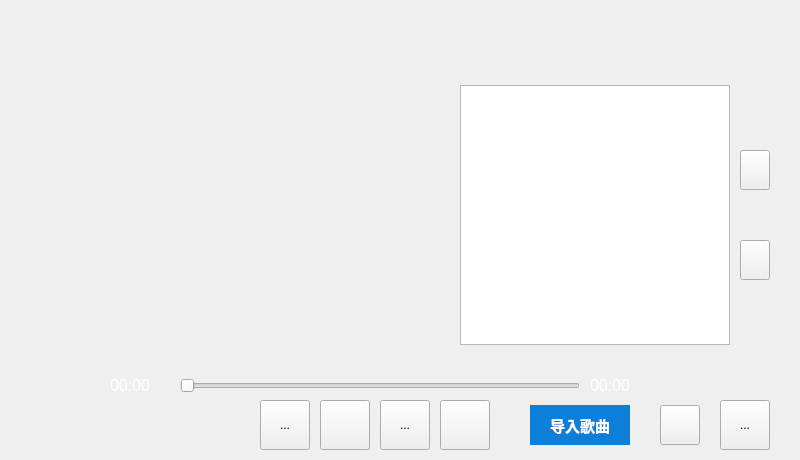
<?xml version="1.0" encoding="UTF-8"?>
<ui version="4.0">
 <class>MainWindow</class>
 <widget class="QMainWindow" name="MainWindow">
  <property name="geometry">
   <rect>
    <x>0</x>
    <y>0</y>
    <width>800</width>
    <height>460</height>
   </rect>
  </property>
  <property name="windowTitle">
   <string>MainWindow</string>
  </property>
  <widget class="QWidget" name="centralwidget">
   <widget class="QSlider" name="progresslSlider">
    <property name="geometry">
     <rect>
      <x>180</x>
      <y>375</y>
      <width>400</width>
      <height>22</height>
     </rect>
    </property>
    <property name="orientation">
     <enum>Qt::Horizontal</enum>
    </property>
   </widget>
   <widget class="QToolButton" name="stopButton">
    <property name="geometry">
     <rect>
      <x>440</x>
      <y>400</y>
      <width>50</width>
      <height>50</height>
     </rect>
    </property>
    <property name="text">
     <string/>
    </property>
   </widget>
   <widget class="QLabel" name="currentTimeLabel">
    <property name="geometry">
     <rect>
      <x>110</x>
      <y>370</y>
      <width>70</width>
      <height>30</height>
     </rect>
    </property>
    <property name="palette">
     <palette>
      <active>
       <colorrole role="WindowText">
        <brush brushstyle="SolidPattern">
         <color alpha="255">
          <red>255</red>
          <green>255</green>
          <blue>255</blue>
         </color>
        </brush>
       </colorrole>
      </active>
      <inactive>
       <colorrole role="WindowText">
        <brush brushstyle="SolidPattern">
         <color alpha="255">
          <red>255</red>
          <green>255</green>
          <blue>255</blue>
         </color>
        </brush>
       </colorrole>
      </inactive>
      <disabled>
       <colorrole role="WindowText">
        <brush brushstyle="SolidPattern">
         <color alpha="255">
          <red>120</red>
          <green>120</green>
          <blue>120</blue>
         </color>
        </brush>
       </colorrole>
      </disabled>
     </palette>
    </property>
    <property name="font">
     <font>
      <pointsize>12</pointsize>
     </font>
    </property>
    <property name="text">
     <string>00:00</string>
    </property>
   </widget>
   <widget class="QToolButton" name="volumnButton">
    <property name="geometry">
     <rect>
      <x>660</x>
      <y>405</y>
      <width>40</width>
      <height>40</height>
     </rect>
    </property>
    <property name="text">
     <string/>
    </property>
   </widget>
   <widget class="QLabel" name="totalTImeLabel">
    <property name="geometry">
     <rect>
      <x>590</x>
      <y>370</y>
      <width>70</width>
      <height>30</height>
     </rect>
    </property>
    <property name="palette">
     <palette>
      <active>
       <colorrole role="WindowText">
        <brush brushstyle="SolidPattern">
         <color alpha="255">
          <red>255</red>
          <green>255</green>
          <blue>255</blue>
         </color>
        </brush>
       </colorrole>
      </active>
      <inactive>
       <colorrole role="WindowText">
        <brush brushstyle="SolidPattern">
         <color alpha="255">
          <red>255</red>
          <green>255</green>
          <blue>255</blue>
         </color>
        </brush>
       </colorrole>
      </inactive>
      <disabled>
       <colorrole role="WindowText">
        <brush brushstyle="SolidPattern">
         <color alpha="255">
          <red>120</red>
          <green>120</green>
          <blue>120</blue>
         </color>
        </brush>
       </colorrole>
      </disabled>
     </palette>
    </property>
    <property name="font">
     <font>
      <pointsize>12</pointsize>
     </font>
    </property>
    <property name="text">
     <string>00:00</string>
    </property>
   </widget>
   <widget class="QToolButton" name="playButton">
    <property name="geometry">
     <rect>
      <x>320</x>
      <y>400</y>
      <width>50</width>
      <height>50</height>
     </rect>
    </property>
    <property name="text">
     <string/>
    </property>
   </widget>
   <widget class="QToolButton" name="preButton">
    <property name="geometry">
     <rect>
      <x>260</x>
      <y>400</y>
      <width>50</width>
      <height>50</height>
     </rect>
    </property>
    <property name="text">
     <string>...</string>
    </property>
    <property name="icon">
     <iconset theme="mytheme">
      <normaloff>../../MCIPlayer-master</normaloff>../../MCIPlayer-master</iconset>
    </property>
   </widget>
   <widget class="QToolButton" name="upButton">
    <property name="geometry">
     <rect>
      <x>740</x>
      <y>150</y>
      <width>30</width>
      <height>40</height>
     </rect>
    </property>
    <property name="text">
     <string/>
    </property>
   </widget>
   <widget class="QListWidget" name="listWidget">
    <property name="geometry">
     <rect>
      <x>460</x>
      <y>85</y>
      <width>270</width>
      <height>260</height>
     </rect>
    </property>
    <property name="font">
     <font>
      <pointsize>10</pointsize>
      <weight>50</weight>
      <bold>false</bold>
     </font>
    </property>
    <property name="flow">
     <enum>QListView::TopToBottom</enum>
    </property>
    <property name="layoutMode">
     <enum>QListView::SinglePass</enum>
    </property>
    <property name="viewMode">
     <enum>QListView::ListMode</enum>
    </property>
   </widget>
   <widget class="QToolButton" name="downButton">
    <property name="geometry">
     <rect>
      <x>740</x>
      <y>240</y>
      <width>30</width>
      <height>40</height>
     </rect>
    </property>
    <property name="text">
     <string/>
    </property>
   </widget>
   <widget class="QToolButton" name="nextButton">
    <property name="geometry">
     <rect>
      <x>380</x>
      <y>400</y>
      <width>50</width>
      <height>50</height>
     </rect>
    </property>
    <property name="text">
     <string>...</string>
    </property>
    <property name="icon">
     <iconset theme="mytheme">
      <normaloff>../../MCIPlayer-master</normaloff>../../MCIPlayer-master</iconset>
    </property>
   </widget>
   <widget class="QLabel" name="label_circle">
    <property name="geometry">
     <rect>
      <x>130</x>
      <y>100</y>
      <width>200</width>
      <height>200</height>
     </rect>
    </property>
    <property name="text">
     <string/>
    </property>
   </widget>
   <widget class="QLabel" name="label_singer">
    <property name="geometry">
     <rect>
      <x>10</x>
      <y>370</y>
      <width>80</width>
      <height>80</height>
     </rect>
    </property>
    <property name="text">
     <string/>
    </property>
   </widget>
   <widget class="QLabel" name="label_title">
    <property name="geometry">
     <rect>
      <x>0</x>
      <y>0</y>
      <width>420</width>
      <height>40</height>
     </rect>
    </property>
    <property name="text">
     <string/>
    </property>
   </widget>
   <widget class="QLabel" name="label_singlist">
    <property name="geometry">
     <rect>
      <x>502</x>
      <y>45</y>
      <width>186</width>
      <height>40</height>
     </rect>
    </property>
    <property name="text">
     <string/>
    </property>
   </widget>
   <widget class="QToolButton" name="modeBotton">
    <property name="geometry">
     <rect>
      <x>720</x>
      <y>400</y>
      <width>50</width>
      <height>50</height>
     </rect>
    </property>
    <property name="text">
     <string>...</string>
    </property>
    <property name="icon">
     <iconset theme="mytheme">
      <normaloff>../../MCIPlayer-master</normaloff>../../MCIPlayer-master</iconset>
    </property>
   </widget>
   <widget class="QToolButton" name="loadFileButton">
    <property name="geometry">
     <rect>
      <x>530</x>
      <y>405</y>
      <width>100</width>
      <height>40</height>
     </rect>
    </property>
    <property name="palette">
     <palette>
      <active>
       <colorrole role="WindowText">
        <brush brushstyle="SolidPattern">
         <color alpha="255">
          <red>0</red>
          <green>0</green>
          <blue>0</blue>
         </color>
        </brush>
       </colorrole>
       <colorrole role="Button">
        <brush brushstyle="SolidPattern">
         <color alpha="255">
          <red>13</red>
          <green>127</green>
          <blue>217</blue>
         </color>
        </brush>
       </colorrole>
       <colorrole role="Text">
        <brush brushstyle="SolidPattern">
         <color alpha="255">
          <red>0</red>
          <green>0</green>
          <blue>0</blue>
         </color>
        </brush>
       </colorrole>
       <colorrole role="ButtonText">
        <brush brushstyle="SolidPattern">
         <color alpha="255">
          <red>255</red>
          <green>255</green>
          <blue>255</blue>
         </color>
        </brush>
       </colorrole>
       <colorrole role="Base">
        <brush brushstyle="SolidPattern">
         <color alpha="255">
          <red>13</red>
          <green>127</green>
          <blue>217</blue>
         </color>
        </brush>
       </colorrole>
       <colorrole role="Window">
        <brush brushstyle="SolidPattern">
         <color alpha="255">
          <red>13</red>
          <green>127</green>
          <blue>217</blue>
         </color>
        </brush>
       </colorrole>
       <colorrole role="PlaceholderText">
        <brush brushstyle="NoBrush">
         <color alpha="128">
          <red>0</red>
          <green>0</green>
          <blue>0</blue>
         </color>
        </brush>
       </colorrole>
      </active>
      <inactive>
       <colorrole role="WindowText">
        <brush brushstyle="SolidPattern">
         <color alpha="255">
          <red>0</red>
          <green>0</green>
          <blue>0</blue>
         </color>
        </brush>
       </colorrole>
       <colorrole role="Button">
        <brush brushstyle="SolidPattern">
         <color alpha="255">
          <red>13</red>
          <green>127</green>
          <blue>217</blue>
         </color>
        </brush>
       </colorrole>
       <colorrole role="Text">
        <brush brushstyle="SolidPattern">
         <color alpha="255">
          <red>0</red>
          <green>0</green>
          <blue>0</blue>
         </color>
        </brush>
       </colorrole>
       <colorrole role="ButtonText">
        <brush brushstyle="SolidPattern">
         <color alpha="255">
          <red>255</red>
          <green>255</green>
          <blue>255</blue>
         </color>
        </brush>
       </colorrole>
       <colorrole role="Base">
        <brush brushstyle="SolidPattern">
         <color alpha="255">
          <red>13</red>
          <green>127</green>
          <blue>217</blue>
         </color>
        </brush>
       </colorrole>
       <colorrole role="Window">
        <brush brushstyle="SolidPattern">
         <color alpha="255">
          <red>13</red>
          <green>127</green>
          <blue>217</blue>
         </color>
        </brush>
       </colorrole>
       <colorrole role="PlaceholderText">
        <brush brushstyle="NoBrush">
         <color alpha="128">
          <red>0</red>
          <green>0</green>
          <blue>0</blue>
         </color>
        </brush>
       </colorrole>
      </inactive>
      <disabled>
       <colorrole role="WindowText">
        <brush brushstyle="SolidPattern">
         <color alpha="255">
          <red>120</red>
          <green>120</green>
          <blue>120</blue>
         </color>
        </brush>
       </colorrole>
       <colorrole role="Button">
        <brush brushstyle="SolidPattern">
         <color alpha="255">
          <red>13</red>
          <green>127</green>
          <blue>217</blue>
         </color>
        </brush>
       </colorrole>
       <colorrole role="Text">
        <brush brushstyle="SolidPattern">
         <color alpha="255">
          <red>120</red>
          <green>120</green>
          <blue>120</blue>
         </color>
        </brush>
       </colorrole>
       <colorrole role="ButtonText">
        <brush brushstyle="SolidPattern">
         <color alpha="255">
          <red>120</red>
          <green>120</green>
          <blue>120</blue>
         </color>
        </brush>
       </colorrole>
       <colorrole role="Base">
        <brush brushstyle="SolidPattern">
         <color alpha="255">
          <red>13</red>
          <green>127</green>
          <blue>217</blue>
         </color>
        </brush>
       </colorrole>
       <colorrole role="Window">
        <brush brushstyle="SolidPattern">
         <color alpha="255">
          <red>13</red>
          <green>127</green>
          <blue>217</blue>
         </color>
        </brush>
       </colorrole>
       <colorrole role="PlaceholderText">
        <brush brushstyle="NoBrush">
         <color alpha="128">
          <red>0</red>
          <green>0</green>
          <blue>0</blue>
         </color>
        </brush>
       </colorrole>
      </disabled>
     </palette>
    </property>
    <property name="font">
     <font>
      <pointsize>11</pointsize>
      <weight>75</weight>
      <bold>true</bold>
     </font>
    </property>
    <property name="styleSheet">
     <string notr="true">background-color: rgb(13, 127, 217);
border:none;</string>
    </property>
    <property name="text">
     <string>导入歌曲</string>
    </property>
   </widget>
  </widget>
 </widget>
 <resources/>
 <connections/>
</ui>
